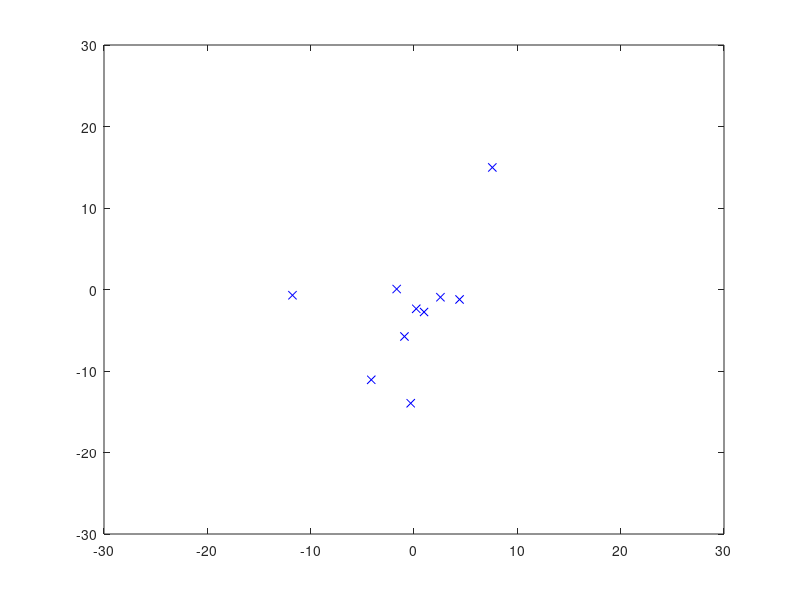

Here is the MATLAB script that generated this plot: (Note: this script raises an error after producing the figure.)
%% Random Data
%  Instructions
%  ------------
%
%  We do ellipse visualization on random dots.
%

%% Initialization
clear ; close all; clc

%% ================== Part 1: Load Example Dataset  ===================
%  We create 2-D dataset randomly with N dots.
%

fprintf('Visualizing example dataset.\n');

%  N should not be large in order to keep shape variable
N = 10;
X = [20*rand(N,1).*cos(2*pi*rand(N,1)),20*rand(N,1).*sin(2*pi*rand(N,1))];

%  Visualize the example dataset
plot(X(:, 1), X(:, 2), 'bx');
xlim([-30 30])
ylim([-30 30])

fprintf('Program paused. Press enter to continue.\n\n');
pause


%% ================== Part 2: Estimate the dataset statistics ===================
%

fprintf('Estimate statistics.\n\n');

%  Estimate mean and covariance
mu = mean(X)';
Cov = cov(X);

%  Returns the density of the multivariate normal at each data point (row) 
%  of X
p = multivariateGaussian(X, mu, Cov);

%  Epsilon can be replaced by any reliable value.
epsilon = 1e-5;

%  Find the outliers in the training set and plot the
outliers = find(p < epsilon);

%  Exclude outliers
Xre = X;
Xre(outliers, :) = [];

%  Returns the convex hull and gap
[Xre,r] = convexhull(Xre);

%  Fill the convex hull
Xre = fillhull(Xre,r);

%  Re-Estimate mean and covariance
mu = mean(Xre)';
Cov = cov(Xre);

%  Returns the density of the multivariate normal at each data point (row) 
%  of X
p = multivariateGaussian(Xre, mu, Cov);


%% ================== Part 3: Ellipse contour ===================
%  We find the point with the lowest probability and draw a contour of the
%  assumed Gaussian distribution respecting to that value.
%

fprintf('Drawing Ellipse Contour.\n');

%  Find the lowest probability
pmin = min(p);

%  Set mesh for drawing contour.
[X1,X2] = meshgrid(-30:.1:30); 
Z = multivariateGaussian([X1(:) X2(:)],mu,Cov);
Z = reshape(Z,size(X1));

%  Find value of Z that is closest to pmin.
po = min(min(abs(Z - pmin)));

plot(X(:, 1), X(:, 2),'bx');
hold on;
plot(X(outliers, 1), X(outliers, 2), 'ro', 'LineWidth', 2, 'MarkerSize', 10);
contour(X1, X2, Z, [pmin+po,pmin-po], '+g')
hold off;